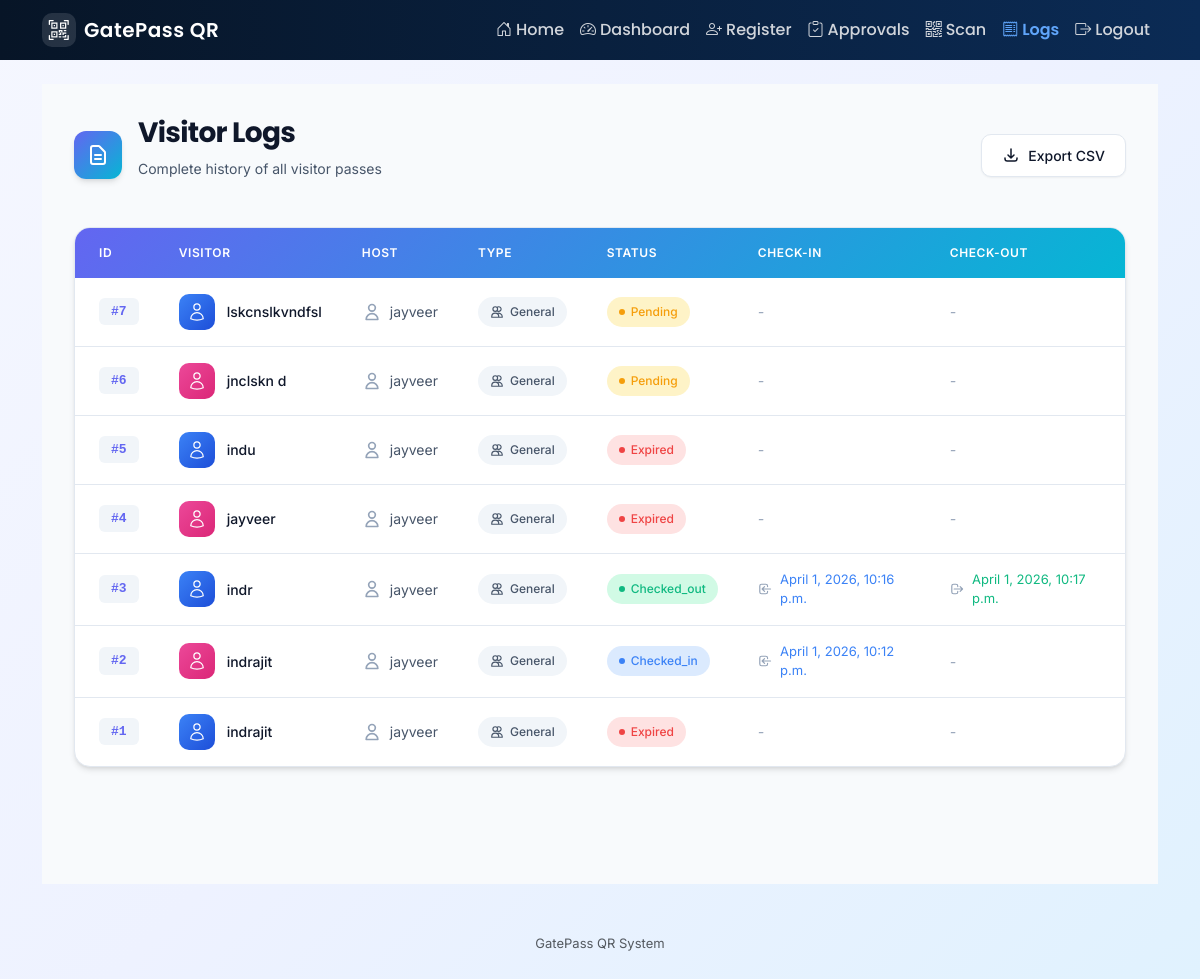
Page /logs/ (signed in) on the earlier database version.
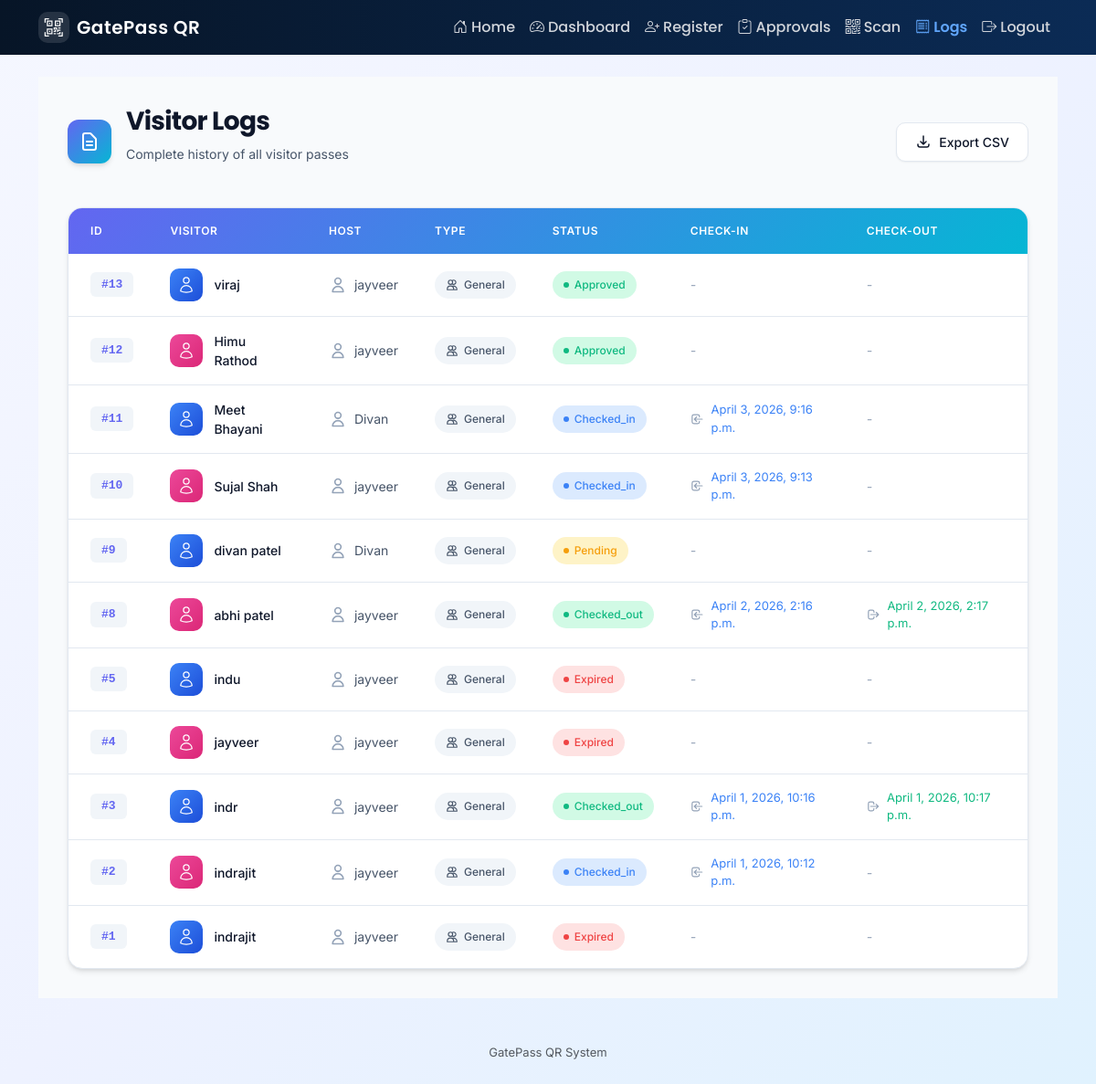
Same page on the later database version.
### visitors/models.py (models this page shows, shortened)
class VisitorPass(models.Model):
    STATUS_PENDING = "pending"
    STATUS_APPROVED = "approved"
    STATUS_REJECTED = "rejected"
    STATUS_CHECKED_IN = "checked_in"
    STATUS_CHECKED_OUT = "checked_out"
    STATUS_EXPIRED = "expired"
    STATUS_CHOICES = [
        (STATUS_PENDING, "Pending"),
        (STATUS_APPROVED, "Approved"),
        (STATUS_REJECTED, "Rejected"),
        (STATUS_CHECKED_IN, "Checked-In"),
        (STATUS_CHECKED_OUT, "Checked-Out"),
        (STATUS_EXPIRED, "Expired"),
    ]
    visitor_name = models.CharField(max_length=200)
    phone_number = models.CharField(max_length=20)
    email = models.EmailField(blank=True)
    id_proof = models.FileField(upload_to="id_proofs/", blank=True, null=True)
    purpose = models.TextField()
    host = models.ForeignKey(User, on_delete=models.PROTECT, related_name="hosted_visits")
    reference_by = models.CharField(max_length=200, blank=True)
    visitor_type = models.CharField(max_length=100, blank=True, default="General")
    valid_from = models.DateTimeField()
    valid_until = models.DateTimeField()
    is_multi_entry = models.BooleanField(default=False)
    status = models.CharField(max_length=20, choices=STATUS_CHOICES, default=STATUS_PENDING)
    approval_note = models.CharField(max_length=255, blank=True)
    approved_by = models.ForeignKey(
        User, on_delete=models.SET_NULL, null=True, blank=True, related_name="approved_visits"
    )
    approved_at = models.DateTimeField(null=True, blank=True)
    qr_token = models.TextField(blank=True)
    qr_image = models.ImageField(upload_to="qr_codes/", blank=True, null=True)
    is_used = models.BooleanField(default=False)
    check_in_at = models.DateTimeField(null=True, blank=True)
    check_out_at = models.DateTimeField(null=True, blank=True)
    check_in_gate = models.ForeignKey(
        Gate, on_delete=models.SET_NULL, null=True, blank=True, related_name="checkin_passes"
    )
    check_out_gate = models.ForeignKey(
        Gate, on_delete=models.SET_NULL, null=True, blank=True, related_name="checkout_passes"
    )
    created_by = models.ForeignKey(User, on_delete=models.PROTECT, related_name="created_visits")
    created_at = models.DateTimeField(auto_now_add=True)
    class Meta:
        ordering = ["-created_at"]

### visitors/views.py (the view)
# urls.py: path("logs/", views.visitor_logs, name="visitor_logs"),
@login_required
@role_required("admin", "guard", "host")
def visitor_logs(request):
    qs = VisitorPass.objects.select_related("host").all()
    if getattr(request.user.profile, "role", "") == "host" and not is_org_admin(request.user):
        qs = qs.filter(host=request.user)
    date_from = request.GET.get("date_from")
    date_to = request.GET.get("date_to")
    host_id = request.GET.get("host")
    visitor_type = request.GET.get("visitor_type")
    if date_from:
        qs = qs.filter(valid_from__date__gte=date_from)
    if date_to:
        qs = qs.filter(valid_until__date__lte=date_to)
    if host_id:
        qs = qs.filter(host_id=host_id)
    if visitor_type:
        qs = qs.filter(visitor_type=visitor_type)
    return render(request, "visitors/logs.html", {"passes": qs[:200]})

### accounts/permissions.py (called while the page is built)
def is_org_admin(user):
    if not user.is_authenticated:
        return False
    if user.is_superuser:
        return True
    role = getattr(getattr(user, "profile", None), "role", None)
    return role == UserProfile.ROLE_ADMIN

def role_required(*allowed_roles):
    def decorator(view_func):
        @wraps(view_func)
        def _wrapped(request, *args, **kwargs):
            if not request.user.is_authenticated:
                return HttpResponseForbidden("Login required")
            role = getattr(getattr(request.user, "profile", None), "role", None)
            if request.user.is_superuser or role in allowed_roles:
                return view_func(request, *args, **kwargs)
            return HttpResponseForbidden("Access denied")
        return _wrapped
    return decorator

### templates/visitors/logs.html (shortened to what this page needs)
{% extends "base.html" %}
{% block content %}
<div class="s-container">
  <div class="s-header">
    <div class="header-left">
      <div class="header-icon">
        <svg xmlns="http://www.w3.org/2000/svg" fill="none" viewBox="0 0 24 24" stroke="currentColor" stroke-width="2">
          <path stroke-linecap="round" stroke-linejoin="round"
            d="M9 12h6m-6 4h6m2 5H7a2 2 0 01-2-2V5a2 2 0 012-2h5.586a1 1 0 01.707.293l5.414 5.414a1 1 0 01.293.707V19a2 2 0 01-2 2z" />
        </svg>
      </div>
      <div>
        <h3 class="header-title">Visitor Logs</h3>
        <p class="header-subtitle">Complete history of all visitor passes</p>
      </div>
    </div>
    <div class="header-actions">
      <a href="{% url 'export_logs_csv' %}" class="export-btn">
        <svg xmlns="http://www.w3.org/2000/svg" fill="none" viewBox="0 0 24 24" stroke="currentColor" stroke-width="2">
          <path stroke-linecap="round" stroke-linejoin="round"
            d="M4 16v1a3 3 0 003 3h10a3 3 0 003-3v-1m-4-4l-4 4m0 0l-4-4m4 4V4" />
        </svg>
        Export CSV
      </a>
    </div>
  </div>
  <div class="table-card">
    <table class="s-table">
      <thead>
        <tr>
          <th>ID</th>
          <th>Visitor</th>
          <th>Host</th>
          <th>Type</th>
          <th>Status</th>
          <th>Check-In</th>
          <th>Check-Out</th>
        </tr>
      </thead>
      <tbody>
        {% for p in passes %}
        <tr>
          <td>
            <span class="id-badge">#{{ p.id }}</span>
          </td>
          <td>
            <div class="visitor-cell">
              <div class="visitor-avatar {% cycle 'male' 'female' %}">
                {% cycle 'male' 'female' as gender silent %}
              </div>
              <span class="visitor-name">{{ p.visitor_name }}</span>
            </div>
          </td>
          <td>
            <div class="host-cell">
              <svg class="host-icon" xmlns="http://www.w3.org/2000/svg" fill="none" viewBox="0 0 24 24"
                stroke="currentColor" stroke-width="2">
                <path stroke-linecap="round" stroke-linejoin="round"
                  d="M16 7a4 4 0 11-8 0 4 4 0 018 0zM12 14a7 7 0 00-7 7h14a7 7 0 00-7-7z" />
              </svg>
              {{ p.host.username }}
            </div>
          </td>
          <td>
            <span
              class="type-badge {% if p.visitor_type == 'guest' %}guest{% elif p.visitor_type == 'contractor' %}contractor{% elif p.visitor_type == 'vendor' %}vendor{% elif p.visitor_type == 'interview' %}interview{% else %}default{% endif %}">
              {% if p.visitor_type == 'guest' %}
              <svg class="type-icon" xmlns="http://www.w3.org/2000/svg" fill="none" viewBox="0 0 24 24"
                stroke="currentColor" stroke-width="2">
                <path stroke-linecap="round" stroke-linejoin="round"
                  d="M17 20h5v-2a3 3 0 00-5.356-1.857M17 20H7m10 0v-2c0-.656-.126-1.283-.356-1.857M7 20H2v-2a3 3 0 015.356-1.857M7 20v-2c0-.656.126-1.283.356-1.857m0 0a5.002 5.002 0 019.288 0M15 7a3 3 0 11-6 0 3 3 0 016 0zm6 3a2 2 0 11-4 0 2 2 0 014 0zM7 10a2 2 0 11-4 0 2 2 0 014 0z" />
              </svg>
              {% elif p.visitor_type == 'interview' %}
              <svg class="type-icon" xmlns="http://www.w3.org/2000/svg" fill="none" viewBox="0 0 24 24"
                stroke="currentColor" stroke-width="2">
                <path stroke-linecap="round" stroke-linejoin="round"
                  d="M8 7V3m8 4V3m-9 8h10M5 21h14a2 2 0 002-2V7a2 2 0 00-2-2H5a2 2 0 00-2 2v12a2 2 0 002 2z" />
              </svg>
              {% else %}
              <svg class="type-icon" xmlns="http://www.w3.org/2000/svg" fill="none" viewBox="0 0 24 24"
                stroke="currentColor" stroke-width="2">
                <path stroke-linecap="round" stroke-linejoin="round"
                  d="M12 4.354a4 4 0 110 5.292M15 21H3v-1a6 6 0 0112 0v1zm0 0h6v-1a6 6 0 00-9-5.197M13 7a4 4 0 11-8 0 4 4 0 018 0z" />
              </svg>
              {% endif %}
              {{ p.visitor_type }}
            </span>
          </td>
          <td>
            <span
              class="status-badge {% if p.status == 'approved' %}approved{% elif p.status == 'pending' %}pending{% elif p.status == 'expired' %}expired{% elif p.status == 'inside' or p.status == 'checked_in' %}inside{% elif p.status == 'checked_out' %}checked_out{% else %}pending{% endif %}">
              <span class="status-dot"></span>
              {{ p.status }}
            </span>
          </td>
          <td>
            <div class="time-cell">
              {% if p.check_in_at %}
              <svg class="time-icon" xmlns="http://www.w3.org/2000/svg" fill="none" viewBox="0 0 24 24"
                stroke="currentColor" stroke-width="2">
                <path stroke-linecap="round" stroke-linejoin="round"
                  d="M11 16l-4-4m0 0l4-4m-4 4h14m-5 4v1a3 3 0 01-3 3H6a3 3 0 01-3-3V7a3 3 0 013-3h7a3 3 0 013 3v1" />
              </svg>
              <span class="time-value checkin">{{ p.check_in_at }}</span>
              {% else %}
              <span class="time-empty">-</span>
              {% endif %}
            </div>
          </td>
          <td>
            <div class="time-cell">
              {% if p.check_out_at %}
              <svg class="time-icon" xmlns="http://www.w3.org/2000/svg" fill="none" viewBox="0 0 24 24"
                stroke="currentColor" stroke-width="2">
                <path stroke-linecap="round" stroke-linejoin="round"
                  d="M17 16l4-4m0 0l-4-4m4 4H7m6 4v1a3 3 0 01-3 3H6a3 3 0 01-3-3V7a3 3 0 013-3h4a3 3 0 013 3v1" />
              </svg>
              <span class="time-value checkout">{{ p.check_out_at }}</span>
              {% else %}
              <span class="time-empty">-</span>
              {% endif %}
            </div>
          </td>
        </tr>
        {% endfor %}
      </tbody>
    </table>
  </div>
</div>
{% endblock %}

### templates/base.html (shortened to what this page needs)
{% load static %}
<!doctype html>
<html lang="en">
  <head>
    <link href="https://cdn.jsdelivr.net/npm/bootstrap@5.3.3/dist/css/bootstrap.min.css" rel="stylesheet">
    <link rel="stylesheet" href="https://cdn.jsdelivr.net/npm/bootstrap-icons@1.11.3/font/bootstrap-icons.min.css">
    <link href="{% static 'styles.css' %}" rel="stylesheet">
  </head>
  <body class="app-bg">
    <nav class="navbar navbar-expand-lg app-navbar mb-4">
      <div class="container">
        <a class="navbar-brand d-flex align-items-center gap-2" href="{% url 'landing' %}">
          <span class="app-logo" aria-hidden="true"><i class="bi bi-qr-code-scan"></i></span>
          <span>GatePass QR</span>
        </a>
        <div class="collapse navbar-collapse" id="navMain">
          {% if request.user.is_authenticated %}
            {% with active_url=request.resolver_match.url_name|default:'' %}
              <ul class="navbar-nav ms-auto mb-2 mb-lg-0 align-items-lg-center">
                <li class="nav-item">
                  <a class="nav-link {% if active_url == 'landing' %}active{% endif %}" href="{% url 'landing' %}">
                    <i class="bi bi-house-door me-1"></i>Home
                  </a>
                </li>
                <li class="nav-item">
                  <a class="nav-link {% if active_url == 'dashboard' %}active{% endif %}" href="{% url 'dashboard' %}">
                    <i class="bi bi-speedometer2 me-1"></i>Dashboard
                  </a>
                </li>
                <li class="nav-item">
                  <a class="nav-link {% if active_url == 'register_visitor' %}active{% endif %}" href="{% url 'register_visitor' %}">
                    <i class="bi bi-person-plus me-1"></i>Register
                  </a>
                </li>
                <li class="nav-item">
                  <a class="nav-link {% if active_url == 'approval_queue' %}active{% endif %}" href="{% url 'approval_queue' %}">
                    <i class="bi bi-clipboard-check me-1"></i>Approvals
                  </a>
                </li>
                <li class="nav-item">
                  <a class="nav-link {% if active_url == 'scan_qr' %}active{% endif %}" href="{% url 'scan_qr' %}">
                    <i class="bi bi-qr-code me-1"></i>Scan
                  </a>
                </li>
                <li class="nav-item">
                  <a class="nav-link {% if active_url == 'visitor_logs' %}active{% endif %}" href="{% url 'visitor_logs' %}">
                    <i class="bi bi-receipt me-1"></i>Logs
                  </a>
                </li>
                <li class="nav-item">
                  <form method="post" action="{% url 'logout' %}" class="m-0">
                    <button type="submit" class="nav-link btn btn-link text-decoration-none">
                      <i class="bi bi-box-arrow-right me-1"></i>Logout
                    </button>
                  </form>
                </li>
              </ul>
            {% endwith %}
          {% endif %}
        </div>
      </div>
    </nav>
    <main class="container app-main">
      {% block content %}{% endblock %}
    </main>
    <footer class="app-footer">
      <div class="container text-center">
        <small class="text-muted">GatePass QR System</small>
      </div>
    </footer>
  </body>
</html>

### static/styles.css (style rules this page uses)
.app-bg { background: linear-gradient(135deg, #f5f7ff 0%, #eef2ff 50%, #e0f2fe 100%); min-height: 100vh; color: #0f172a; font-family: "Inter", sans-serif; }
.app-main, .app-navbar, .app-footer { position: relative; z-index: 1; }
.app-navbar { background: linear-gradient(90deg, #071527 0%, #0b2b55 100%); border-bottom: none; backdrop-filter: none; }
.app-navbar .navbar-brand { font-family: "Poppins", sans-serif; font-weight: 600; letter-spacing: 0.5px; color: #ffffff !important; }
.app-logo { width: 34px; height: 34px; display: inline-flex; align-items: center; justify-content: center; border-radius: 10px; background: rgba(255, 255, 255, 0.12); color: #ffffff; }
.app-main { padding-bottom: 24px; }
h1, h2, h3, h4, h5, h6 { font-family: "Poppins", sans-serif; font-weight: 600; }
p, small, li, td, th, label, input, textarea, select { font-family: "Inter", sans-serif; font-weight: 400; }
.app-footer { padding: 22px 0 26px; }
.app-footer small { font-family: "Inter", sans-serif; font-weight: 400; font-size: 13px; }
.app-navbar .nav-link { font-family: "Poppins", sans-serif; font-weight: 500; color: #D1D5DB !important; }
.app-navbar .nav-link.active { color: #60A5FA !important; font-weight: 600; }

Differences in the rows shown:
removed VisitorPass: id "7", visitor_name "lskcnslkvndfsl", host.username "jayveer", visitor_type "General", status "Pending"
removed VisitorPass: id "6", visitor_name "jnclskn d", host.username "jayveer", visitor_type "General", status "Pending"
added VisitorPass: id "13", visitor_name "viraj", host.username "jayveer", visitor_type "General", status "Approved"
added VisitorPass: id "12", visitor_name "Himu Rathod", host.username "jayveer", visitor_type "General", status "Approved"
added VisitorPass: id "11", visitor_name "Meet Bhayani", host.username "Divan", visitor_type "General", status "Checked_in", check_in_at "April 3, 2026, 9:16 p.m."
added VisitorPass: id "10", visitor_name "Sujal Shah", host.username "jayveer", visitor_type "General", status "Checked_in", check_in_at "April 3, 2026, 9:13 p.m."
added VisitorPass: id "9", visitor_name "divan patel", host.username "Divan", visitor_type "General", status "Pending"
added VisitorPass: id "8", visitor_name "abhi patel", host.username "jayveer", visitor_type "General", status "Checked_out", check_in_at "April 2, 2026, 2:16 p.m.", check_out_at "April 2, 2026, 2:17 p.m."
